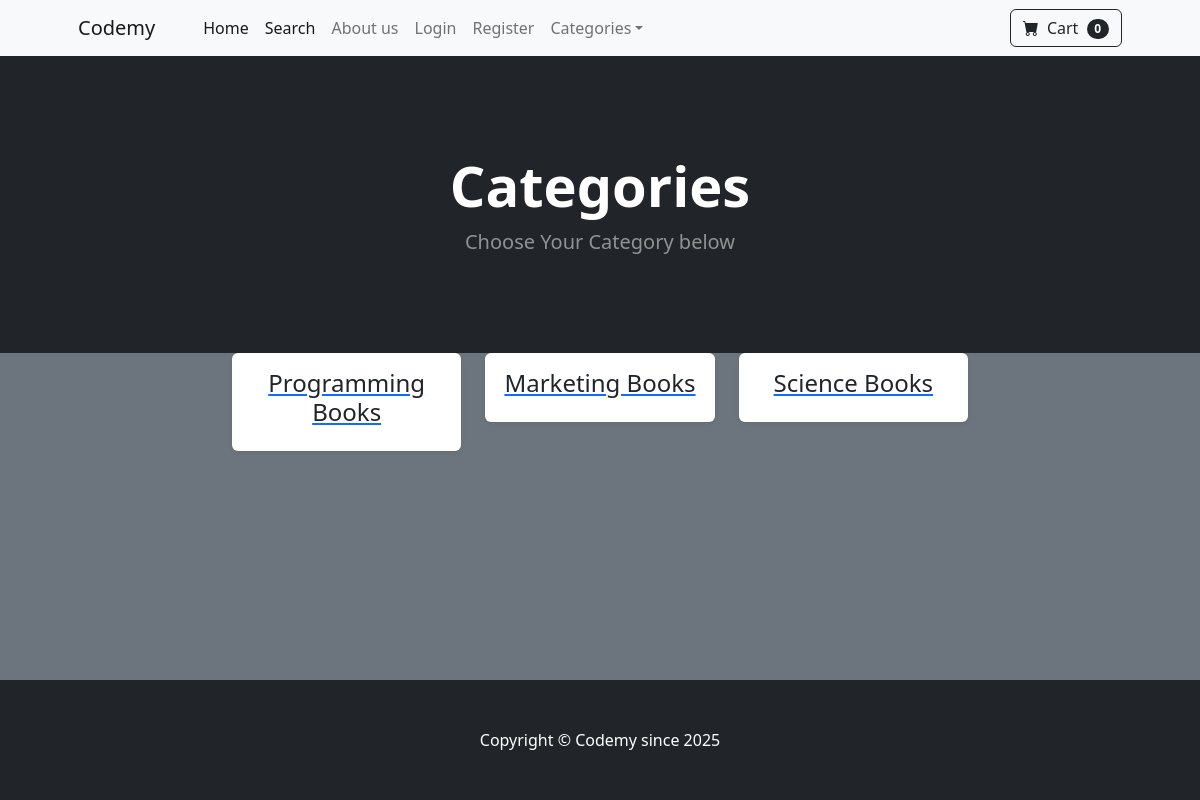
The app's page /category_summary/ with its own data.
### store/models.py (models this page shows)
class Category(models.Model):
    name = models.CharField(max_length=50)
    def __str__(self):
        return self.name
    class Meta:
        verbose_name_plural = 'categories'

### store/views.py (the view)
# urls.py: path('category_summary/', views.category_summary, name='category_summary'),
def category_summary(request):
    categories = Category.objects.all()
    return render(request, "category_summary.html", {"categories": categories})

### cart/cart.py (called while the page is built)
    def __len__(self):
        return len(self.cart)

### cart/context_processors.py (called while the page is built)
def cart(request):
	return {'cart': Cart(request)}

### store/templates/category_summary.html (shortened to what this page needs)
{% extends "base.html" %} {% block content %}
<header class="bg-dark py-5">
  <div class="container px-4 px-lg-5 my-5">
    <div class="text-center text-white">
      <h1 class="display-4 fw-bolder">Categories</h1>
      <p class="lead fw-normal text-white-50 mb-0">
        Choose Your Category below
      </p>
    </div>
  </div>
</header>
<div class="container">
  <div class="row justify-content-center">
    <div class="col-12 col-md-8">
      <div class="row">
        {% for category in categories %}
        <div class="col-12 col-md-6 col-lg-4 mb-4">
          <div class="category-item">
            <a href="{% url 'category' category %}" class="category-link">
              <div class="card shadow-sm border-0 rounded-lg overflow-hidden">
                <div class="card-body text-center">
                  <h4 class="card-title text-dark">{{ category }}</h4>
                </div>
              </div>
            </a>
          </div>
        </div>
        {% endfor %}
      </div>
    </div>
  </div>
</div>
{% endblock %}

### store/templates/base.html (style rules this page uses)
body { background-color: #6c757d; display: flex; flex-direction: column; min-height: 100vh; }
html, body { height: 100%; margin: 0; display: flex; flex-direction: column; }

### records on screen
Category: name "Programming Books"
Category: name "Marketing Books"
Category: name "Science Books"

### other values on screen
{{ cart | length }} "0"
